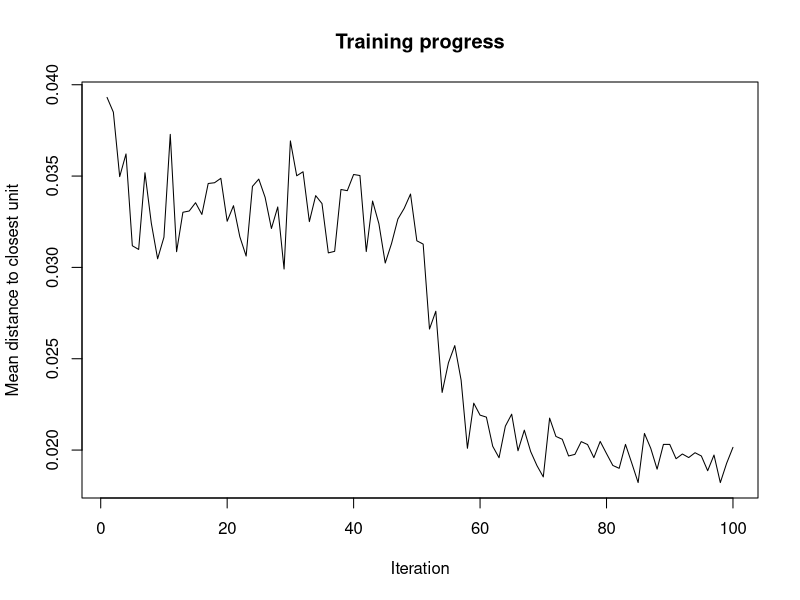
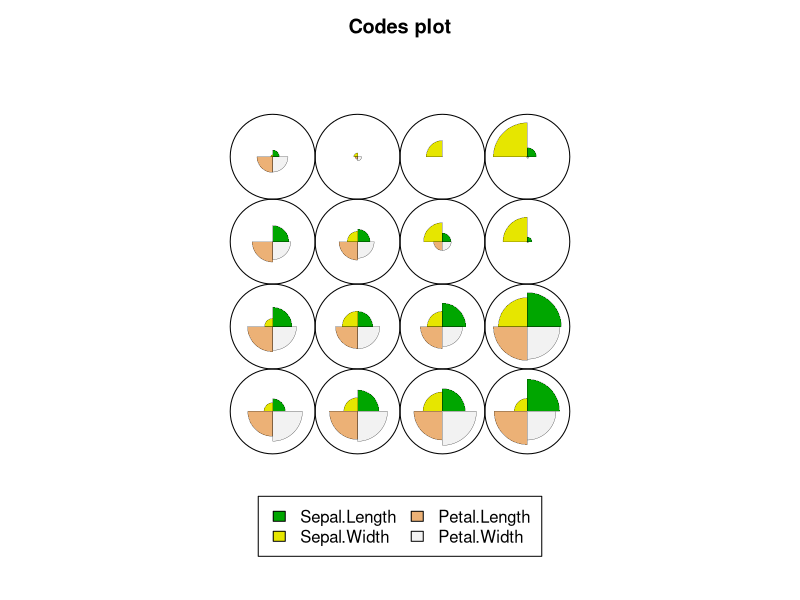
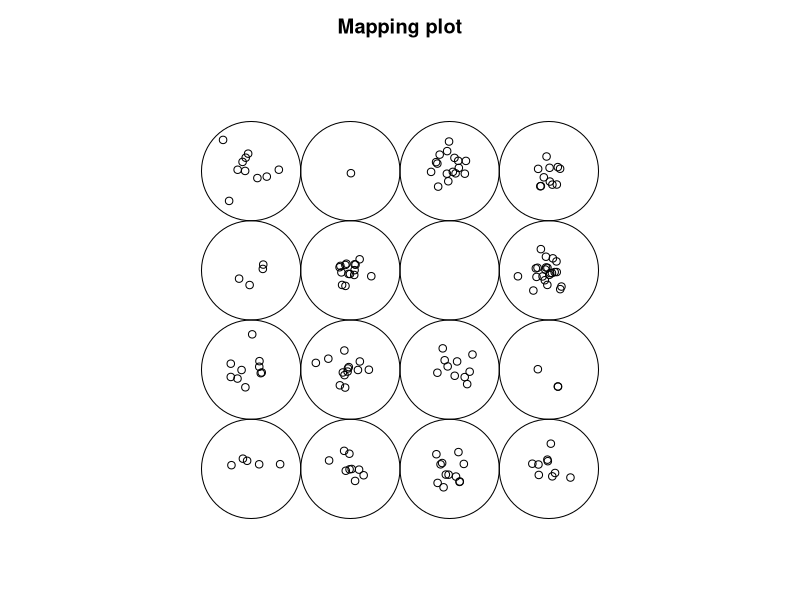
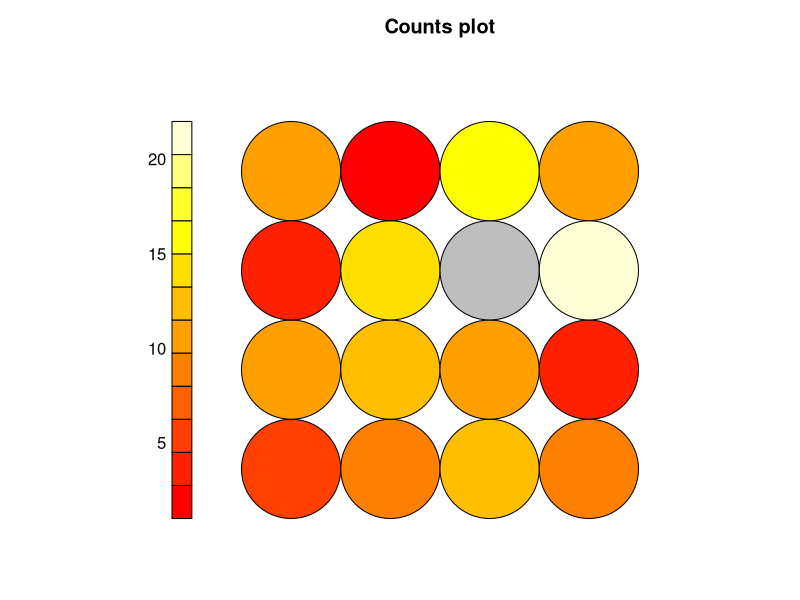
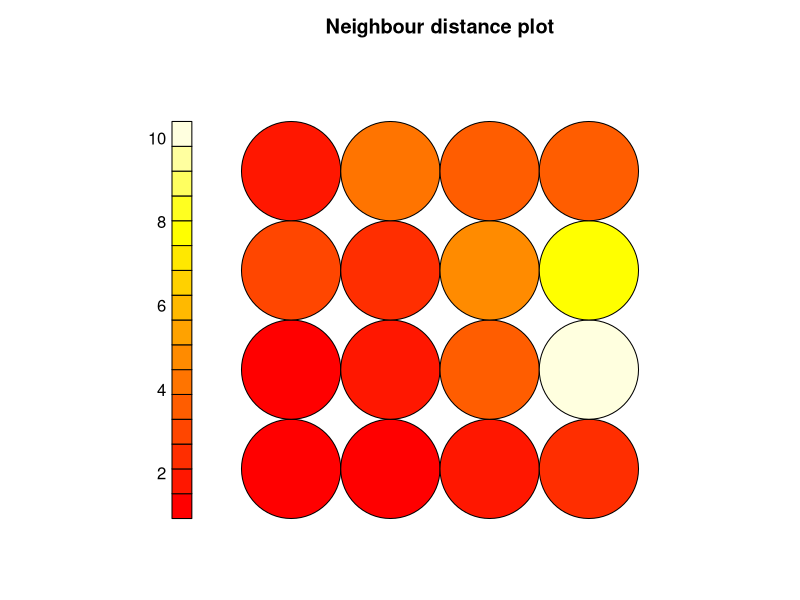
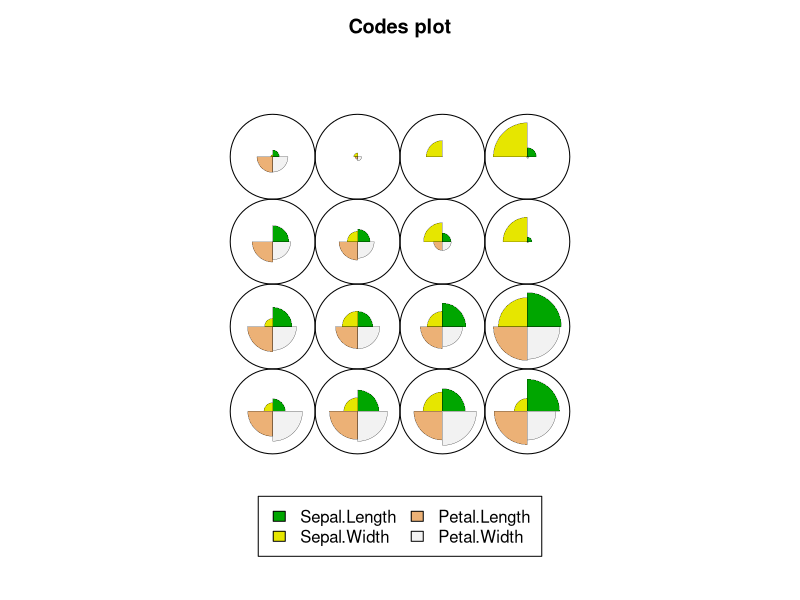
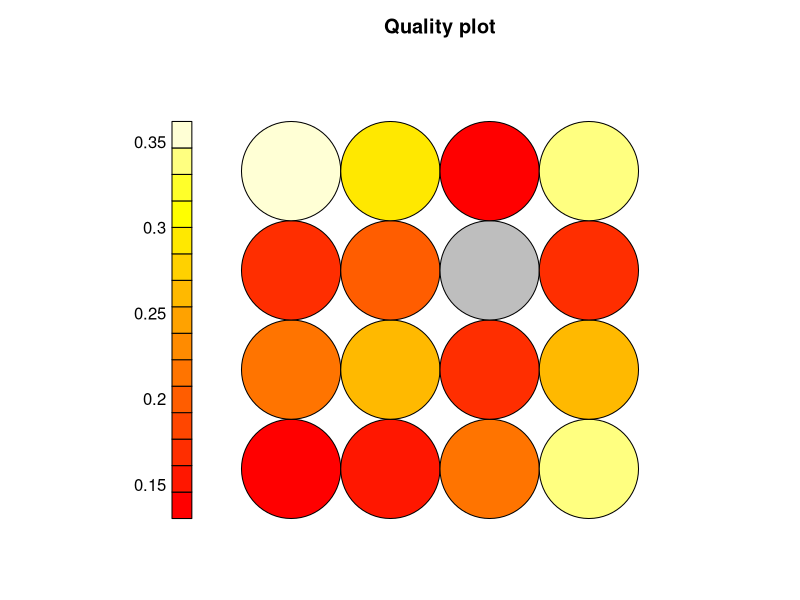
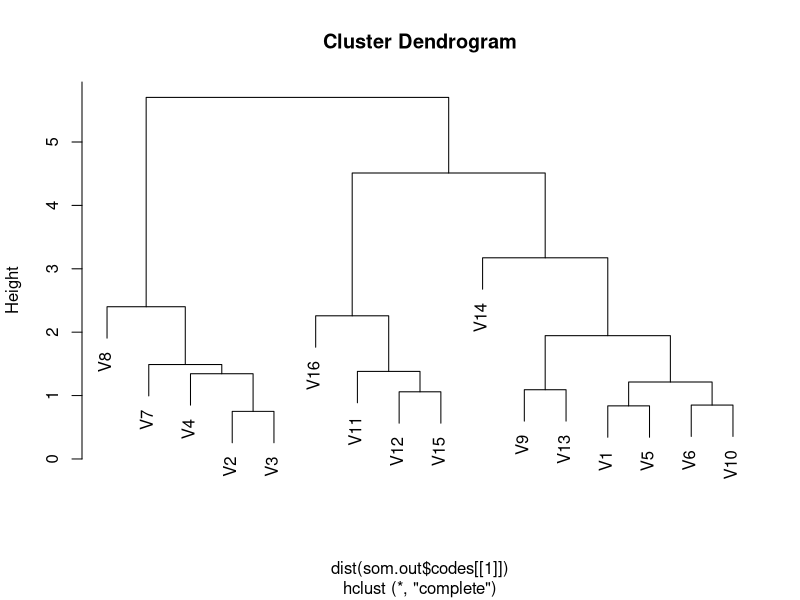

Source code (R) for these figures, in order:
####	Kohonen Self Organizin Map Example	 ####
####	Script Name: PresentationCodeV1.R

#-------------------------------------------------------------------------#
####	Description:	 ####
# This script will generate a Kohonen Self Organizing Map (KSOM) on the iris example data.  The goals of the analysis conducted in this script are to:
#   - us the KSOM to artificially generate a supervised variable using an un-supervised learning process.
#   - evaluate the accuracy of that learning process' classification based upon the "true" outcome.


####	Script Dependencies	 ####
set.seed(123)

####  ## Package Dependencies:
library(kohonen)
library(class)

####  ## Set Working Directory
WD="/Users/lee/Documents/GitHub/SelfOrganizingMaps/Presentation/PresentationCode" # <-- Replace ____ with working directory
setwd(WD)

####  Data Dependencies:

##### Import & attach mtcars data set
data("iris")
attach(iris)

#### Re-structure data variables:

## Outcome classification variable
levels(Species) = c("S", "Ve", "Vi")
iris$Species = Species
dat=iris

#calculate summary stat data frame
dat.s=subset(dat, Species=="S")
dat.ve=subset(dat, Species=="Ve")
dat.vi=subset(dat, Species=="Vi")


min.val.Sepal.Length = c(min(dat.s$Sepal.Length), min(dat.ve$Sepal.Length), min(dat.vi$Sepal.Length))
min.val.Sepal.Width  = c(min(dat.s$Sepal.Width),  min(dat.ve$Sepal.Width),  min(dat.vi$Sepal.Width))
min.val.Petal.Length = c(min(dat.s$Petal.Length), min(dat.ve$Petal.Length), min(dat.vi$Petal.Length))
min.val.Petal.Width  = c(min(dat.s$Petal.Width),  min(dat.ve$Petal.Width),  min(dat.vi$Petal.Width))

mean.val.Sepal.Length =c(mean(dat.s$Sepal.Length), mean(dat.ve$Sepal.Length), mean(dat.vi$Sepal.Length))
mean.val.Sepal.Width  =c(mean(dat.s$Sepal.Width),  mean(dat.ve$Sepal.Width),  mean(dat.vi$Sepal.Width))
mean.val.Petal.Length =c(mean(dat.s$Petal.Length), mean(dat.ve$Petal.Length), mean(dat.vi$Petal.Length))
mean.val.Petal.Width  =c(mean(dat.s$Petal.Width),  mean(dat.ve$Petal.Width),  mean(dat.vi$Petal.Width))

max.val.Sepal.Length =c(max(dat.s$Sepal.Length), max(dat.ve$Sepal.Length), max(dat.vi$Sepal.Length))
max.val.Sepal.Width  =c(max(dat.s$Sepal.Width),  max(dat.ve$Sepal.Width),  max(dat.vi$Sepal.Width))
max.val.Petal.Length =c(max(dat.s$Petal.Length), max(dat.ve$Petal.Length), max(dat.vi$Petal.Length))
max.val.Petal.Width  =c(max(dat.s$Petal.Width),  max(dat.ve$Petal.Width),  max(dat.vi$Petal.Width))


df.Sepal.Length=rbind(min.val.Sepal.Length,
                      mean.val.Sepal.Length,
                      max.val.Sepal.Length)
row.names(df.Sepal.Length)=c("min-SepalLen", "mean-SepalLen", "max-SepalLen")

df.Sepal.Width=rbind(  min.val.Sepal.Width,
                      mean.val.Sepal.Width,
                       max.val.Sepal.Width)
row.names(df.Sepal.Width)=c("min-SepalWid", "mean-SepalWid", "max-SepalWid")

df.Petal.Length=rbind( min.val.Petal.Length,
                      mean.val.Petal.Length,
                       max.val.Petal.Length)
row.names(df.Petal.Length)=c("min-PetalLen", "mean-PetalLen", "max-PetalLen")

df.Petal.Width=rbind(  min.val.Petal.Width,
                      mean.val.Petal.Width,
                       max.val.Petal.Width)
row.names(df.Petal.Width)=c("min-PetalWid", "mean-PetalWid", "max-PetalWid")

df.sum=rbind(df.Sepal.Length,
             df.Sepal.Width,
             df.Petal.Length,
             df.Petal.Width)

# Un-comment the line below to get an Xcell/csv version of the statistical summaries
# write.csv(df.sum, file = "summaryDF.csv")

dat.in = iris[,-5]
dat.in=scale(dat.in)


#-------------------------------------------------------------------------#
####	Begin Script	 ####
#-------------------------------------------------------------------------#

### Unsupervised learning

# Specify Outcome Mapping
out.grid = somgrid(xdim=4, ydim = 4, topo = "rectangular")


# Create Clustering
som.out = som(dat.in, grid=out.grid)


# Create Convergence Plot
plot(som.out, type = 'changes')

# Possible Plots
plot(som.out)
plot(som.out, type = 'mapping')
plot(som.out, type = 'count')
plot(som.out, type = 'dist.neighbours')
plot(som.out, type = 'codes')
plot(som.out, type = 'quality')


dat$somOut.16=som.out$unit.classif
somOut.16=som.out$unit.classif

### Specify Outcome Based Uppon number of Clusters
# The code below uses a heirarchical clustering algorithm to find three discrete clusters within the output space of the KSOM.  The code will allow us to create a mapping to the output classes defined by the flower types.

plot(hclust(dist(som.out$codes[[1]])))
class.cuts=cutree(hclust(dist(som.out$codes[[1]])),3)
plot(som.out, type = 'codes', bgcol = rainbow(3)[class.cuts])
add.cluster.boundaries(som.out, class.cuts)

# Based on the clustering, we will assign the following "group-mappings"
# 1,2,3,4,7,8 --> "Vi"
# 5,6,9,13 --> "Ve"
# others --> "S"

# The above information is based upon conclusions drawn by comparing the statistics calculated from the to the groups in the KSOM

somOut=c()
for(i in 1:150){
  if(somOut.16[i]==1){
    somOut[i]="S"
  } else if(somOut.16[i]==2){
    somOut[i]="S"
  } else if(somOut.16[i]==3){
    somOut[i]="S"
  } else if(somOut.16[i]==4){
    somOut[i]="S"
  } else if(somOut.16[i]==7){
    somOut[i]="S"
  } else if(somOut.16[i]==8){
    somOut[i]="S"
  } else if(somOut.16[i]==5){
    somOut[i]="S"
  } else if(somOut.16[i]==6){
    somOut[i]="Ve"
  } else if(somOut.16[i]==9){
    somOut[i]="Ve"
  } else if(somOut.16[i]==13){
    somOut[i]="Ve"
  } else if(somOut.16[i]==14){
    somOut[i]="Ve"
  } else {
    somOut[i]="Vi"
  }
}

dat$somOut=somOut

length(which(dat$Species != dat$somOut))/150

#-------------------------------------------------------------------------#
####	End Script	 ####
#-------------------------------------------------------------------------#





#-------------------------------------------------------------------------#
#####	Post-Script	#####

####  Notes:

####  Compilation Errors:

####  Execution Errors:

####  Next Scripts to Consider:

#-------------------------------------------------------------------------#
